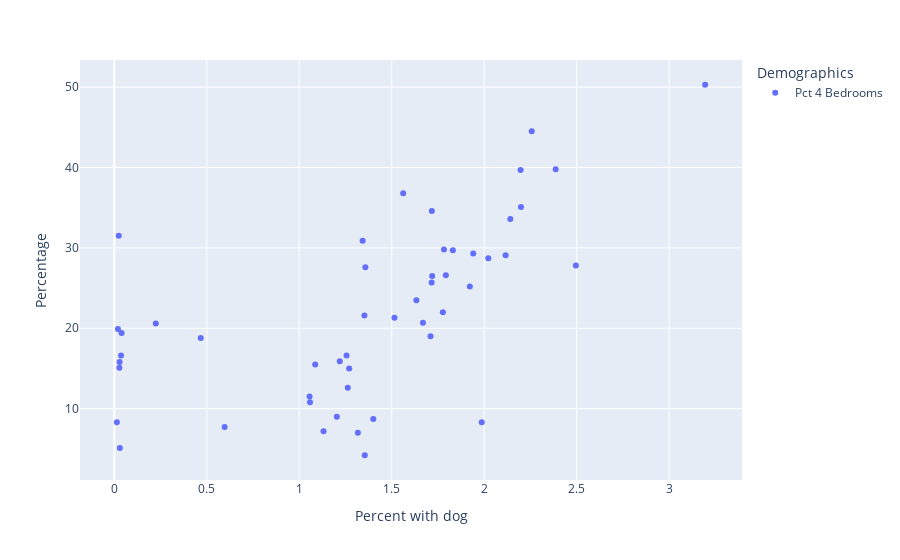

The notebook cell saved with this chart:
### Code cell
plot_attribute('Pct 4 Bedrooms')

### Figure 1 — Plotly figure (JSON) as saved in the notebook; plotly's stock layout.template omitted (floating-point values rounded to 4 significant figures)
{"data": [{"hovertemplate": "variable=Pct 4 Bedrooms<br>households_with_dog_pct=%{x}<br>value=%{y}<extra></extra>", "legendgroup": "Pct 4 Bedrooms", "marker": {"color": "#636efa", "symbol": "circle"}, "mode": "markers", "name": "Pct 4 Bedrooms", "orientation": "v", "showlegend": true, "type": "scatter", "x": [1.782, 1.358, 1.401, 1.922, 0.01382, 1.719, 2.116, 1.515, 1.262, 1.669, 0.02869, 0.5967, 1.633, 1.987, 0.4673, 1.717, 0.2245, 0.02395, 2.496, 0.03003, 0.03648, 0.01968, 1.343, 0.0393, 0.0274, 1.562, 1.086, 1.71, 1.058, 1.056, 1.219, 1.203, 1.256, 2.199, 1.793, 1.777, 2.257, 1.27, 1.131, 1.353, 1.831, 3.195, 1.716, 1.317, 1.941, 1.354, 2.141, 2.022, 2.197, 2.387], "xaxis": "x", "y": [29.8, 27.6, 8.7, 25.2, 8.3, 26.5, 29.1, 21.3, 12.6, 20.7, 15.8, 7.7, 23.5, 8.3, 18.8, 34.6, 20.6, 31.5, 27.8, 5.1, 16.6, 19.9, 30.9, 19.4, 15.1, 36.8, 15.5, 19, 10.8, 11.5, 15.9, 9, 16.6, 35.1, 26.6, 22, 44.5, 15, 7.2, 21.6, 29.7, 50.3, 25.7, 7, 29.3, 4.2, 33.6, 28.7, 39.7, 39.8], "yaxis": "y"}], "layout": {"legend": {"title": {"text": "Demographics"}, "tracegroupgap": 0}, "margin": {"t": 60}, "xaxis": {"anchor": "y", "domain": [0, 1], "title": {"text": "Percent with dog"}}, "yaxis": {"anchor": "x", "domain": [0, 1], "title": {"text": "Percentage"}}}}
